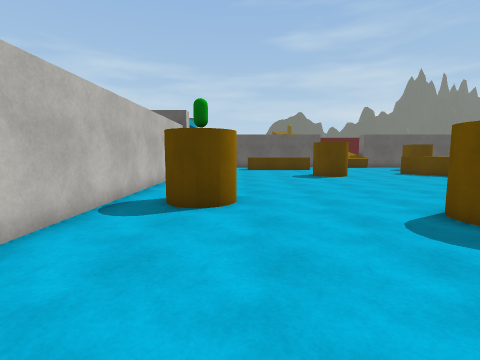
[1] (above)

21 first-person views from a walk through a scene from a Unity 3-D project. The camera is 1.4 m above the floor, tilts 6° down and sees 85° across. The floor is counted in squares, 1 m on a side. Each view is taken from the middle of a square. On the plan, view 1 faces up. The plan holds only what a view shows up to about 13 squares ahead; the rest is blank. The place goes on beyond the plan. Some trees and plants on the terrain are drawn as simple stand-ins. The player character is not drawn. Surface patterns are stand-ins for the level's own textures.

[2]
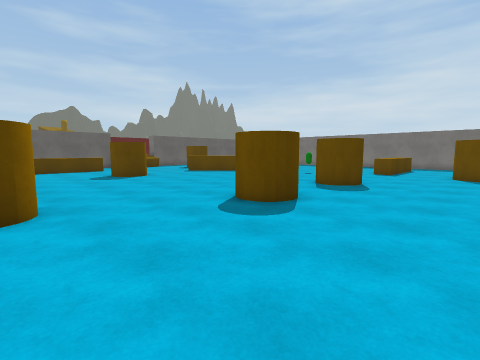

[3]
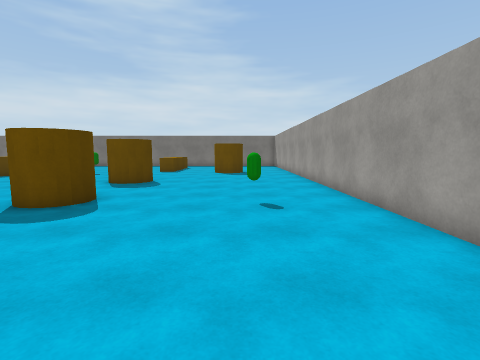

[4]
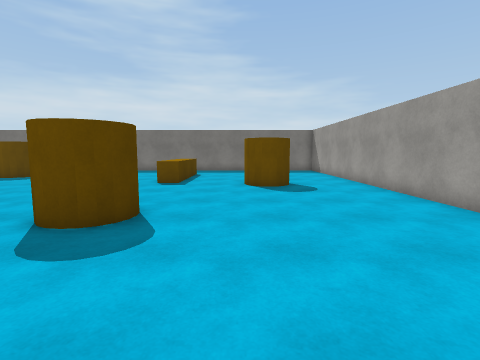

[5]
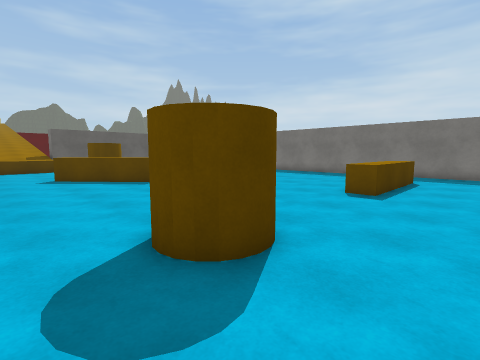

[6]
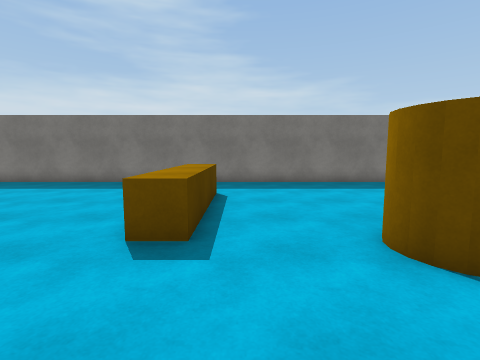

[7]
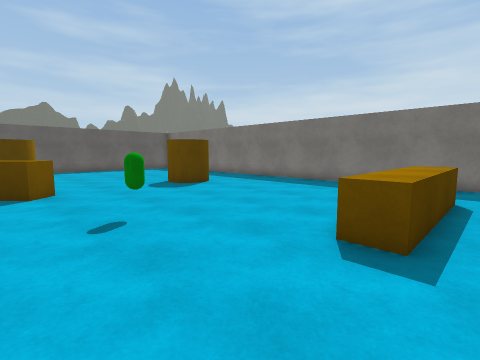

[8]
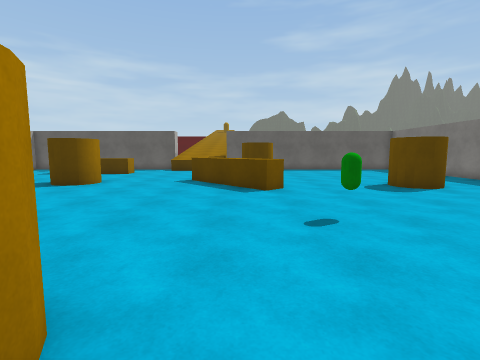

[9]
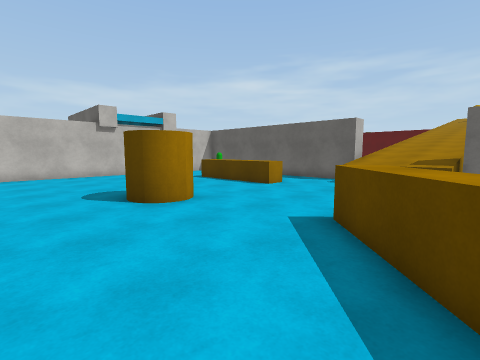

[10]
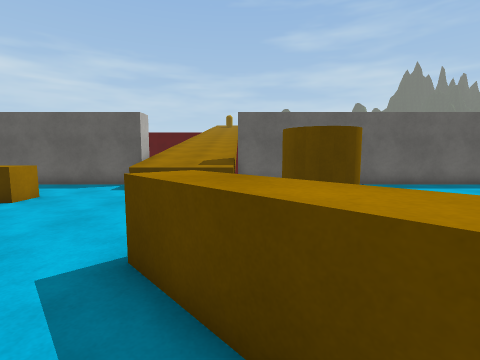

[11]
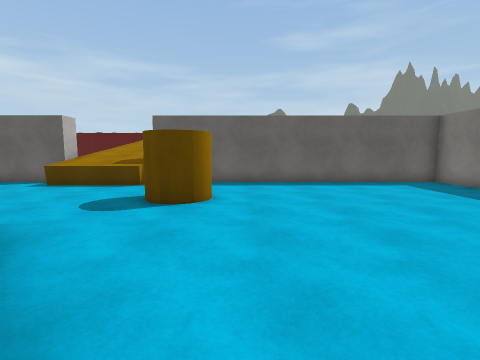

[12]
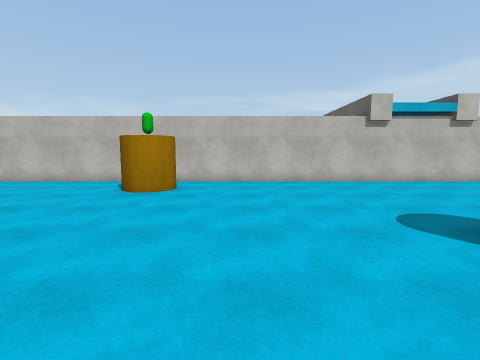

[13]
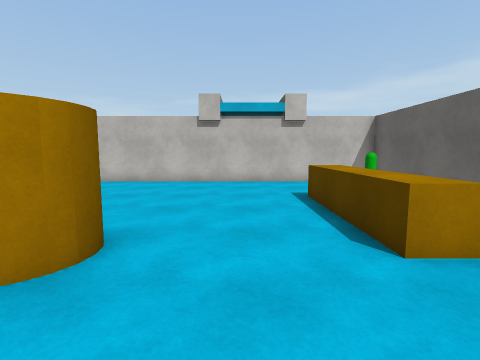

[14]
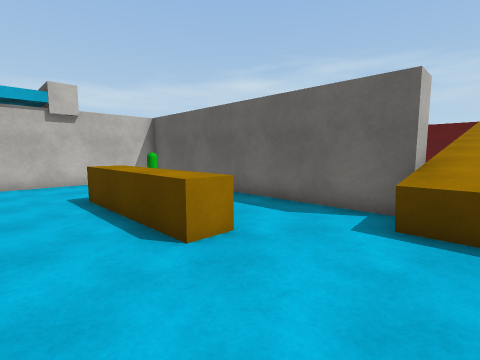

[15]
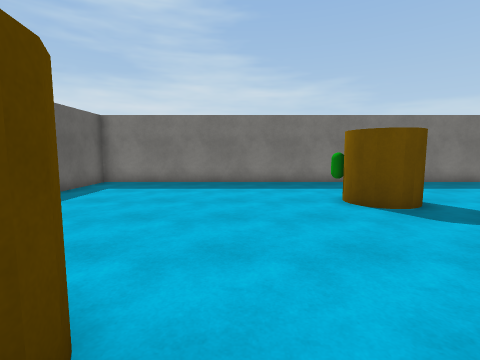

[16]
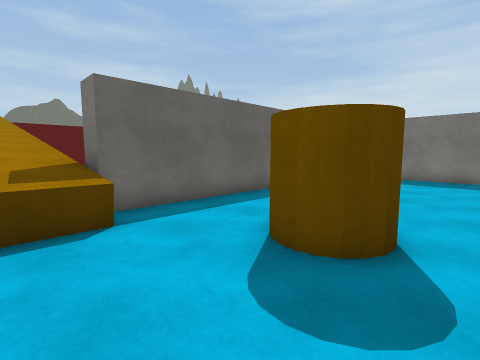

[17]
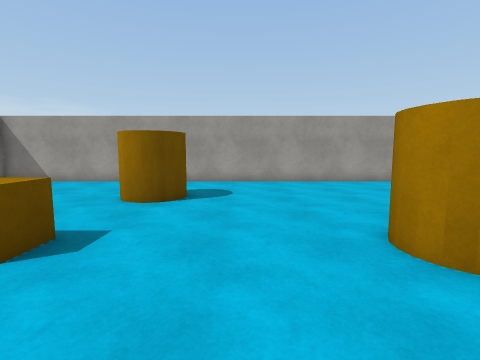

[18]
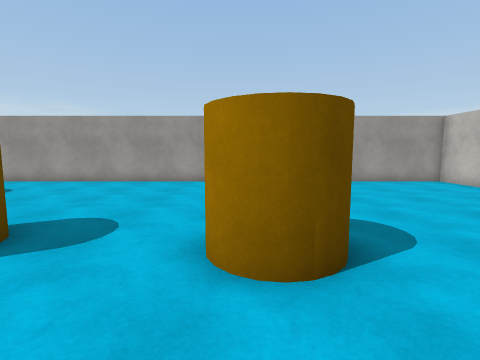

[19]
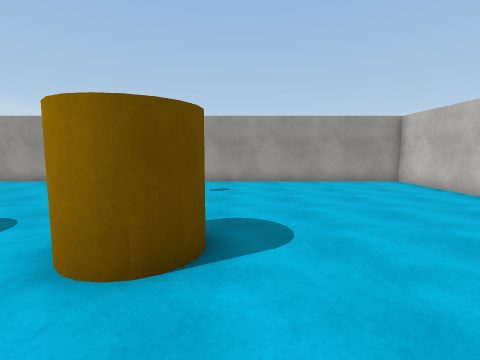

[20]
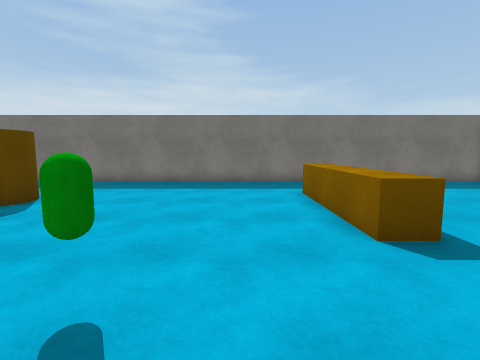

[21]
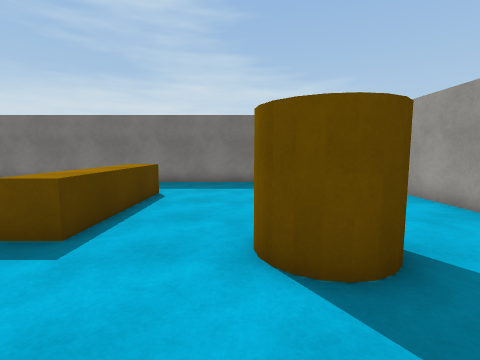

### Floor plan
Key: @ floor where view 1 was taken; # wall or solid block; . floor; ^ raised ledge; C green capsule.
Columns run from 4 left of view 1 to 25 right of it. Each row starts with its distance up from view 1.
 28             ^^^^^
 27             ^^^^^
 26  ###########^^^^##############
 25 #      .....^^^^^............#
 24 #       ....^^^^.............#
 23 #        ....................#
 22 #... ^^^^^........# .........#
 21 #....^^^^^........##.........#
 20 #.................##.........#
 19 #............................#
 18 #............................#
 17 #........##....^^............#
 16 #........##.....^^......##...#
 15 #........##......^^.....##...#
 14 #.................^.....##...#
 13 #............................#
 12 #............................#
 11 #............................#
 10 #..................C.........#
  9 #............................#
  8 #. ##........................#
  7 #.###........................#
  6 #........##...##......^^^^^..#
  5 #........##...##.....^^^^^^..#
  4 #............................#
  3 #............................#
  2 #............................#
  1 #...................##.......#
  0 #...@....C..........# .......#
 -1 #............................#
 -2 #............................#
 -3 #..........................  #
 -4 ##############################

Positions as (right, up) in squares from view 1, and headings:
1: (0, 0), facing up
2: (-1, 0), facing up-right
3: (-2, 0), facing right
4: (5, 2), facing right
5: (8, 2), facing up-right
6: (13, 4), facing right
7: (13, 4), facing up-right
8: (13, 4), facing up
9: (13, 12), facing up-left
10: (12, 14), facing up
11: (16, 13), facing up
12: (9, 11), facing left
13: (9, 19), facing left
14: (9, 19), facing up-left
15: (13, 19), facing right
16: (10, 19), facing up-right
17: (14, 9), facing down
18: (6, 9), facing down
19: (4, 9), facing down
20: (13, 8), facing right
21: (13, 2), facing right
